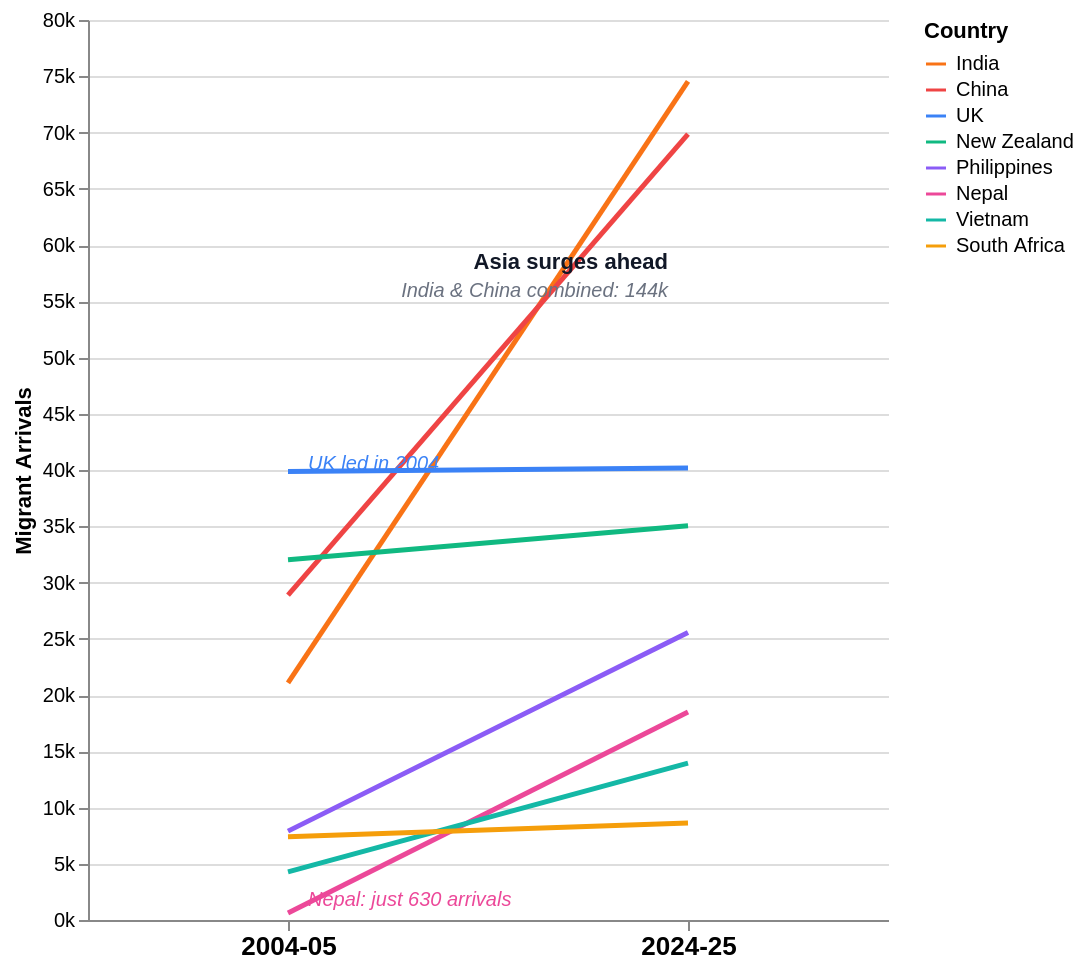

This figure's Vega-Lite source:
### Vega-Lite specification from a JSON file in a GitHub repository (floating-point values rounded to 4 significant figures)
{"$schema": "https://vega.github.io/schema/vega-lite/v5.json", "width": 400, "height": 450, "background": "#ffffff", "config": {"view": {"stroke": null}}, "layer": [{"data": {"values": [{"year": "2004-05", "country": "India", "value": 21070}, {"year": "2024-25", "country": "India", "value": 74540}, {"year": "2004-05", "country": "China", "value": 28870}, {"year": "2024-25", "country": "China", "value": 69860}, {"year": "2004-05", "country": "UK", "value": 39870}, {"year": "2024-25", "country": "UK", "value": 40180}, {"year": "2004-05", "country": "New Zealand", "value": 32030}, {"year": "2024-25", "country": "New Zealand", "value": 35050}, {"year": "2004-05", "country": "Philippines", "value": 7900}, {"year": "2024-25", "country": "Philippines", "value": 25560}, {"year": "2004-05", "country": "Nepal", "value": 630}, {"year": "2024-25", "country": "Nepal", "value": 18480}, {"year": "2004-05", "country": "Vietnam", "value": 4280}, {"year": "2024-25", "country": "Vietnam", "value": 13950}, {"year": "2004-05", "country": "South Africa", "value": 7400}, {"year": "2024-25", "country": "South Africa", "value": 8620}]}, "mark": {"type": "line", "strokeWidth": 2.5}, "encoding": {"x": {"field": "year", "type": "ordinal", "axis": {"title": null, "labelFontSize": 13, "labelFontWeight": "bold", "labelAngle": 0}}, "y": {"field": "value", "type": "quantitative", "axis": {"title": "Migrant Arrivals", "labelExpr": "(datum.value/1000) + 'k'"}}, "color": {"field": "country", "type": "nominal", "scale": {"domain": ["India", "China", "UK", "New Zealand", "Philippines", "Nepal", "Vietnam", "South Africa"], "range": ["#f97316", "#ef4444", "#3b82f6", "#10b981", "#8b5cf6", "#ec4899", "#14b8a6", "#f59e0b"]}, "legend": {"title": "Country", "orient": "right"}}, "tooltip": [{"field": "country", "title": "Country"}, {"field": "year", "title": "Year"}, {"field": "value", "title": "Arrivals", "format": ","}]}}, {"data": {"values": [{"year": "2024-25", "value": 57000, "label": "Asia surges ahead", "sub": "India & China combined: 144k"}]}, "mark": {"type": "text", "fontSize": 11, "fontWeight": "bold", "align": "right", "dx": -10, "dy": -8, "color": "#111827"}, "encoding": {"x": {"field": "year", "type": "ordinal"}, "y": {"field": "value", "type": "quantitative"}, "text": {"field": "label"}}}, {"data": {"values": [{"year": "2024-25", "value": 57000, "sub": "India & China combined: 144k"}]}, "mark": {"type": "text", "fontSize": 10, "fontWeight": "normal", "fontStyle": "italic", "align": "right", "dx": -10, "dy": 6, "color": "#6b7280"}, "encoding": {"x": {"field": "year", "type": "ordinal"}, "y": {"field": "value", "type": "quantitative"}, "text": {"field": "sub"}}}, {"data": {"values": [{"year": "2004-05", "value": 40500, "label": "UK led in 2004"}]}, "mark": {"type": "text", "fontSize": 10, "fontStyle": "italic", "align": "left", "dx": 10, "color": "#3b82f6"}, "encoding": {"x": {"field": "year", "type": "ordinal"}, "y": {"field": "value", "type": "quantitative"}, "text": {"field": "label"}}}, {"data": {"values": [{"year": "2004-05", "value": 1800, "label": "Nepal: just 630 arrivals"}]}, "mark": {"type": "text", "fontSize": 10, "fontStyle": "italic", "align": "left", "dx": 10, "color": "#ec4899"}, "encoding": {"x": {"field": "year", "type": "ordinal"}, "y": {"field": "value", "type": "quantitative"}, "text": {"field": "label"}}}]}
